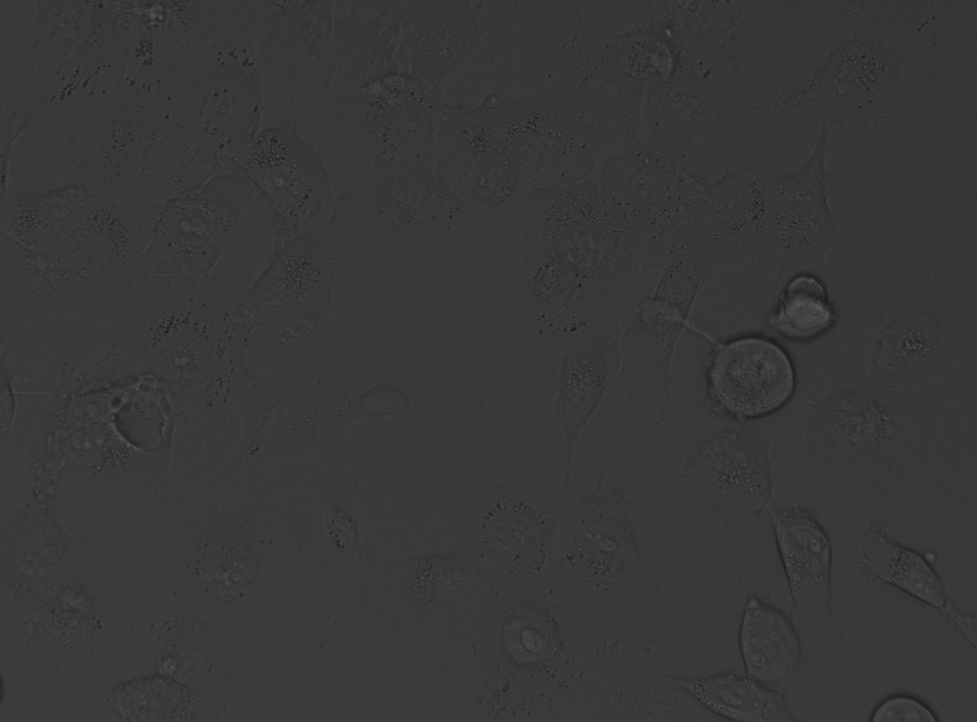
#> input picture datasets/B3BF/8910/B3_03_3_1_BrightField_008.jpeg, 977 x 722 px, shrunk from 1224 x 904 before the run
$ python -i featurepoint.py   (imports and definitions only)
#> lines starting #> are read from the running program, lines starting #| are printed output that depends on the picture; after the words box and inside, x2 and y2 are one past the last pixel; in counts of white or black regions, pixels touching at a corner belong together
#> further down, picture is the input picture: shape (722, 977, 3); min 24, max 100, mean 56.4
import cv2
import numpy as np


# extract edge contours
def edge(image, seed=24):
#> called with seed = 24
    gray = cv2.cvtColor(image, cv2.COLOR_BGR2GRAY)
    # adaptive threshold
    th = cv2.adaptiveThreshold(gray, 255, cv2.ADAPTIVE_THRESH_GAUSSIAN_C, cv2.THRESH_BINARY_INV, 11, 2)
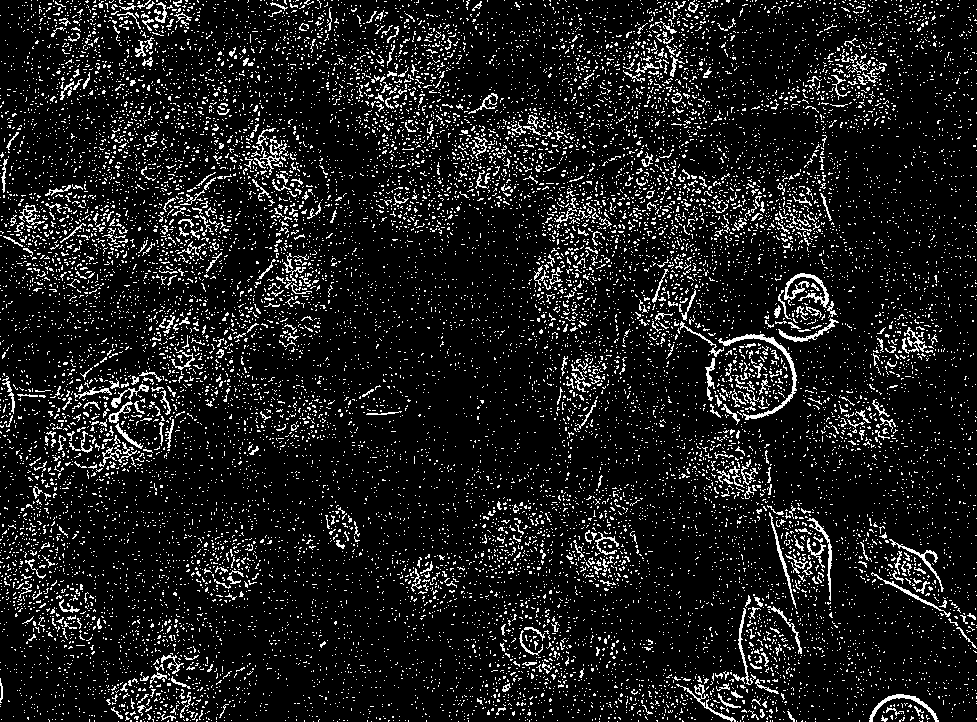
#> th: shape (722, 977); 10.7% white in thin lines or dots
    # morphology operation, open operation kernel
    kernel = cv2.getStructuringElement(cv2.MORPH_RECT, (3, 3))
    # open operation
    opened = cv2.morphologyEx(th, cv2.MORPH_OPEN, kernel)
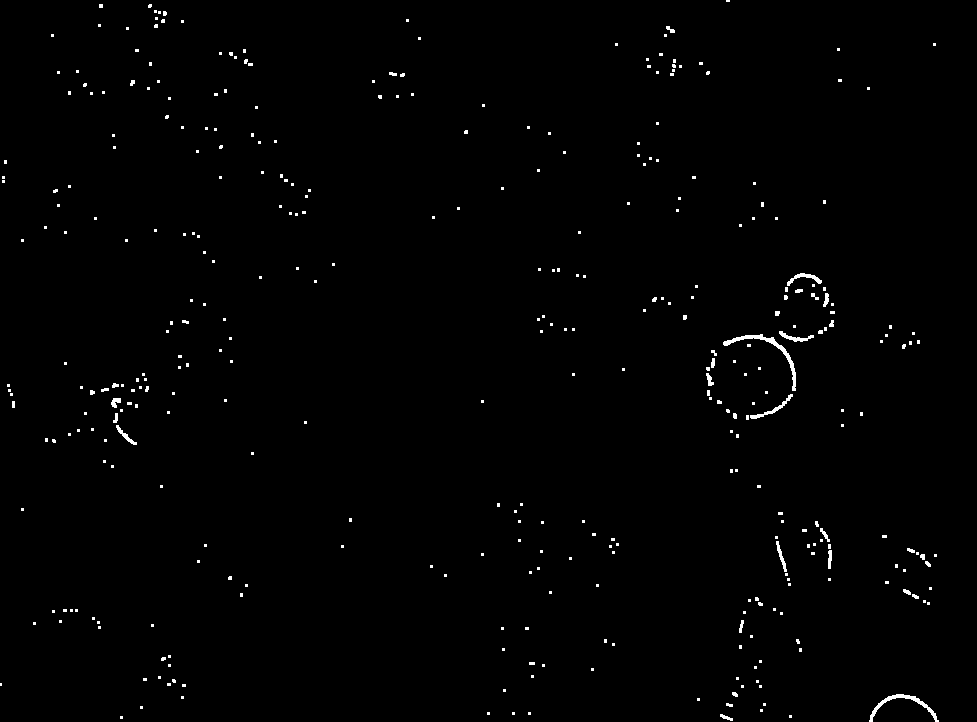
#> opened: shape (722, 977); 0.83% white; 368 white regions (330 under 20 px), largest, box (x1, y1, x2, y2) and area: (723, 334, 796, 391) 437, (869, 694, 939, 722) 340, (750, 394, 793, 419) 168
    # median filter
    opened = cv2.medianBlur(opened,3)
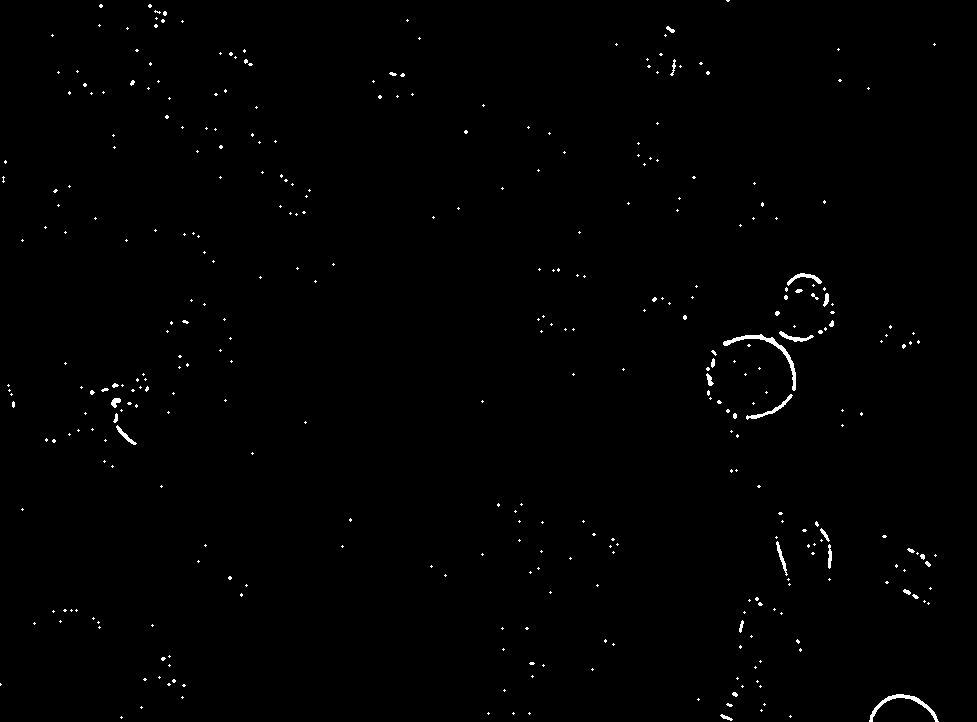
#> opened: shape (722, 977); 0.63% white in thin lines or dots
    # edge summary
    contours, hierarchy = cv2.findContours(opened, cv2.RETR_TREE, cv2.CHAIN_APPROX_SIMPLE)
#> contours = 360 contours, 342 with area under 20; largest, box (x1, y1, x2, y2) and area: (723, 334, 796, 391) 332, (869, 694, 939, 722) 259, (746, 394, 793, 420) 128, (787, 273, 822, 286) 110, (779, 331, 814, 342) 96
    t = []
    for i,p in enumerate(contours):
        area = cv2.contourArea(p)
        if area >= seed:
            t.append(p)
#> this loop made 360 passes
#> area on passes 3, 13, 48: 26, 259, 22
#> after the loop, t = 13 contours; largest, box (x1, y1, x2, y2) and area: (723, 334, 796, 391) 332, (869, 694, 939, 722) 259, (746, 394, 793, 420) 128, (787, 273, 822, 286) 110, (779, 331, 814, 342) 96

    # sort by edge significance
    t=sorted(t, key=lambda x: len(x), reverse=True)

    return t

# get edge point coordinate mapping map
def get_bz(s, image):
    # get edge point set, coordinates are w,h
    p_r = np.concatenate(s).astype(int).squeeze()
    # create bool type empty mapping map, h,w
    bz = np.zeros((image.shape[0],image.shape[1]), dtype=bool)
    # assign values to the mapping map according to all coordinates
    for p in p_r:
        bz[p[1]][p[0]] = True
    return bz

>>> import cv2
>>> picture = cv2.imread('../../datasets/B3BF/8910/B3_03_3_1_BrightField_008.jpeg')
>>> result = edge(picture)
#> result has the same summary as t in edge
